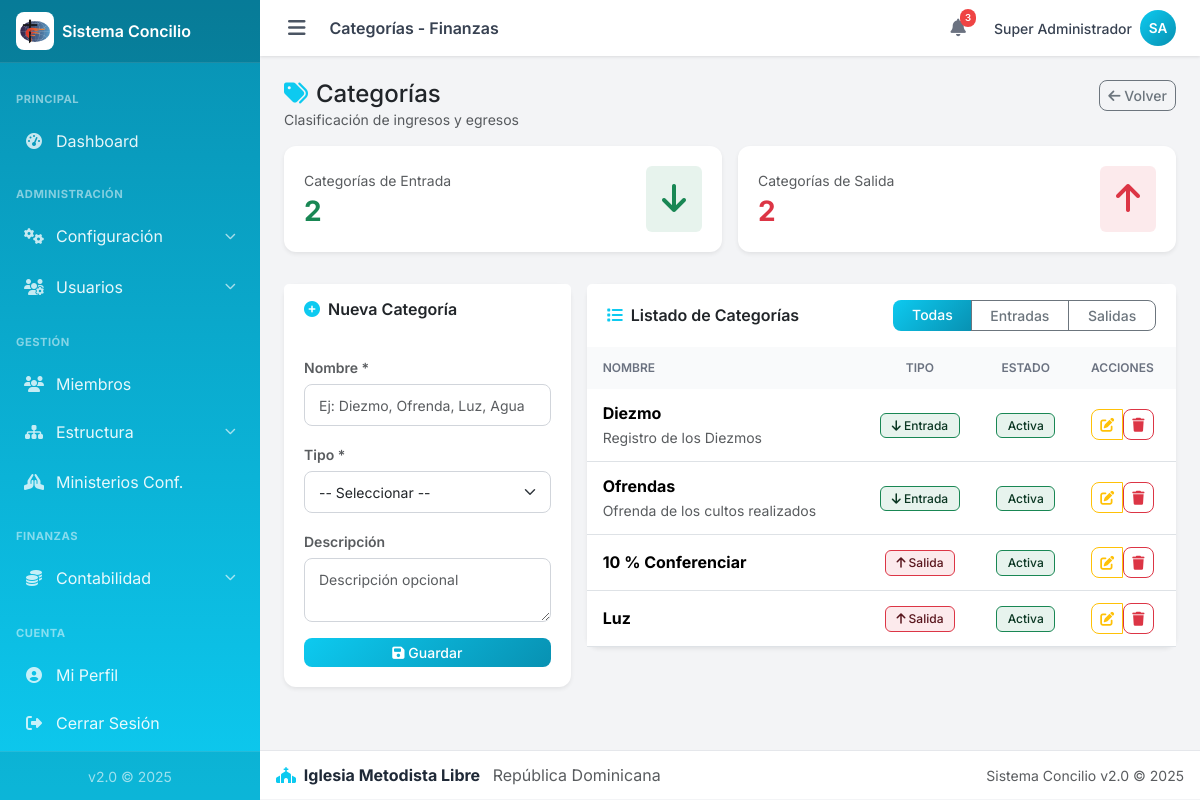
/admin/finanzas/categorias.php?iglesia_id=40 (signed in), run on the app's committed database.
### tables this page shows
CREATE TABLE `fin_categorias` (
  `id` int(11) NOT NULL,
  `id_iglesia` int(11) NOT NULL,
  `nombre` varchar(100) NOT NULL,
  `tipo` enum('ENTRADA','SALIDA') NOT NULL,
  `descripcion` text DEFAULT NULL,
  `activo` tinyint(1) DEFAULT 1,
  `fecha_creacion` timestamp NOT NULL DEFAULT current_timestamp()
);

### admin/finanzas/categorias.php (the view, shortened to what this page needs)
<?php
require_once __DIR__ . '/../includes/header.php';
require_once __DIR__ . '/../../config/config.php';
if ($ROL_NOMBRE === 'super_admin') {
    $iglesia_id = (int)($_GET['iglesia_id'] ?? $_POST['iglesia_id'] ?? 0);
} else {
    $iglesia_id = $IGLESIA_ID;
}
$filtro_tipo = $_GET['tipo'] ?? '';
$categorias = [];
$total_entradas = $total_salidas = 0;
if ($iglesia_id > 0) {
    $sql = "SELECT * FROM fin_categorias WHERE id_iglesia = ?";
    $sql .= " ORDER BY tipo, nombre";
    $stmt = $conexion->prepare($sql);
    if ($filtro_tipo) {
        $stmt->bind_param("is", $iglesia_id, $filtro_tipo);
    } else {
        $stmt->bind_param("i", $iglesia_id);
    }
    $stmt->execute();
    $categorias = $stmt->get_result()->fetch_all(MYSQLI_ASSOC);
    $stmt = $conexion->prepare("SELECT tipo, COUNT(*) as total FROM fin_categorias WHERE id_iglesia = ? GROUP BY tipo");
    $stmt->bind_param("i", $iglesia_id);
    $stmt->execute();
    $conteos = $stmt->get_result();
    while ($cont = $conteos->fetch_assoc()) {
        if ($cont['tipo'] === 'ENTRADA') $total_entradas = (int)$cont['total'];
        if ($cont['tipo'] === 'SALIDA') $total_salidas = (int)$cont['total'];
    }
}
$editar = null;
?>
<div class="row mb-3">
    <div class="col-md-8">
        <h1 class="h4 mb-0 text-dark"><i class="fas fa-tags text-primary me-2"></i>Categorías</h1>
        <p class="text-muted small mb-0">Clasificación de ingresos y egresos</p>
    </div>
    <div class="col-md-4 text-end">
        <a href="index.php?iglesia_id=<?php echo $iglesia_id; ?>" class="btn btn-sm btn-outline-secondary">
            <i class="fas fa-arrow-left"></i> Volver
        </a>
    </div>
</div>
<?php if ($iglesia_id === 0): ?>
    <div class="alert alert-light border">
        <i class="fas fa-info-circle text-primary"></i> Seleccione una iglesia desde el <a href="index.php" class="alert-link">Dashboard</a>.
    </div>
<?php else: ?>
<div class="row g-3 mb-3">
    <div class="col-md-6">
        <div class="card border-0 shadow-sm">
            <div class="card-body">
                <div class="d-flex justify-content-between align-items-center">
                    <div>
                        <p class="text-muted small mb-1">Categorías de Entrada</p>
                        <h3 class="mb-0 fw-bold text-success"><?php echo $total_entradas; ?></h3>
                    </div>
                    <div class="bg-success bg-opacity-10 rounded p-3">
                        <i class="fas fa-arrow-down fa-2x text-success"></i>
                    </div>
                </div>
            </div>
        </div>
    </div>
    <div class="col-md-6">
        <div class="card border-0 shadow-sm">
            <div class="card-body">
                <div class="d-flex justify-content-between align-items-center">
                    <div>
                        <p class="text-muted small mb-1">Categorías de Salida</p>
                        <h3 class="mb-0 fw-bold text-danger"><?php echo $total_salidas; ?></h3>
                    </div>
                    <div class="bg-danger bg-opacity-10 rounded p-3">
                        <i class="fas fa-arrow-up fa-2x text-danger"></i>
                    </div>
                </div>
            </div>
        </div>
    </div>
</div>
<div class="row g-3">
    <div class="col-lg-4">
        <div class="card border-0 shadow-sm">
            <div class="card-header bg-white border-0 py-3">
                <h6 class="mb-0 fw-semibold">
                    <i class="fas fa-<?php echo $editar ? 'edit' : 'plus-circle'; ?> text-primary me-2"></i><?php echo $editar ? 'Editar' : 'Nueva'; ?> Categoría
                </h6>
            </div>
            <div class="card-body">
                <form method="POST">
                    <div class="mb-3">
                        <label class="form-label small fw-semibold text-muted">Nombre *</label>
                        <input type="text" name="nombre" class="form-control form-control-sm" required
                               value="<?php echo $editar ? htmlspecialchars($editar['nombre']) : ''; ?>"
                               placeholder="Ej: Diezmo, Ofrenda, Luz, Agua">
                    </div>
                    <div class="mb-3">
                        <label class="form-label small fw-semibold text-muted">Tipo *</label>
                        <select name="tipo" class="form-select form-select-sm" required>
                            <option value="">-- Seleccionar --</option>
                        </select>
                    </div>
                    <div class="mb-3">
                        <label class="form-label small fw-semibold text-muted">Descripción</label>
                        <textarea name="descripcion" class="form-control form-control-sm" rows="2"
                                  placeholder="Descripción opcional"><?php echo $editar ? htmlspecialchars($editar['descripcion']) : ''; ?></textarea>
                    </div>
                    <div class="d-grid gap-2">
                        <button type="submit" class="btn btn-primary btn-sm">
                            <i class="fas fa-save"></i> <?php echo $editar ? 'Actualizar' : 'Guardar'; ?>
                        </button>
                    </div>
                </form>
            </div>
        </div>
    </div>
    <div class="col-lg-8">
        <div class="card border-0 shadow-sm">
            <div class="card-header bg-white border-0 py-3">
                <div class="row align-items-center">
                    <div class="col-md-6">
                        <h6 class="mb-0 fw-semibold">
                            <i class="fas fa-list text-primary me-2"></i>Listado de Categorías
                        </h6>
                    </div>
                    <div class="col-md-6 mt-2 mt-md-0">
                        <div class="btn-group btn-group-sm w-100" role="group">
                            <a href="categorias.php?iglesia_id=<?php echo $iglesia_id; ?>"
                               class="btn <?php echo !$filtro_tipo ? 'btn-primary' : 'btn-outline-secondary'; ?>">
                                Todas
                            </a>
                            <a href="categorias.php?iglesia_id=<?php echo $iglesia_id; ?>&tipo=ENTRADA"
                               class="btn <?php echo $filtro_tipo === 'ENTRADA' ? 'btn-success' : 'btn-outline-secondary'; ?>">
                                Entradas
                            </a>
                            <a href="categorias.php?iglesia_id=<?php echo $iglesia_id; ?>&tipo=SALIDA"
                               class="btn <?php echo $filtro_tipo === 'SALIDA' ? 'btn-danger' : 'btn-outline-secondary'; ?>">
                                Salidas
                            </a>
                        </div>
                    </div>
                </div>
            </div>
            <div class="card-body p-0">
                <?php if (count($categorias) > 0): ?>
                <div class="table-responsive">
                    <table class="table table-hover table-sm align-middle mb-0">
                        <thead class="table-light">
                            <tr>
                                <th class="border-0 ps-3">Nombre</th>
                                <th class="border-0 text-center">Tipo</th>
                                <th class="border-0 text-center">Estado</th>
                                <th class="border-0 text-center pe-3">Acciones</th>
                            </tr>
                        </thead>
                        <tbody>
                            <?php foreach ($categorias as $cat): ?>
                            <tr>
                                <td class="ps-3">
                                    <strong><?php echo htmlspecialchars($cat['nombre']); ?></strong>
                                    <?php if ($cat['descripcion']): ?>
                                    <br><small class="text-muted"><?php echo htmlspecialchars($cat['descripcion']); ?></small>
                                    <?php endif; ?>
                                </td>
                                <td class="text-center">
                                    <?php if ($cat['tipo'] === 'ENTRADA'): ?>
                                    <span class="badge bg-success bg-opacity-10 text-success border border-success">
                                        <i class="fas fa-arrow-down"></i> Entrada
                                    </span>
                                    <?php else: ?>
                                    <span class="badge bg-danger bg-opacity-10 text-danger border border-danger">
                                        <i class="fas fa-arrow-up"></i> Salida
                                    </span>
                                    <?php endif; ?>
                                </td>
                                <td class="text-center">
                                    <?php if ($cat['activo']): ?>
                                    <span class="badge bg-success bg-opacity-10 text-success border border-success">Activa</span>
                                    <?php else: ?>
                                    <span class="badge bg-secondary bg-opacity-10 text-secondary border border-secondary">Inactiva</span>
                                    <?php endif; ?>
                                </td>
                                <td class="text-center pe-3">
                                    <div class="btn-group btn-group-sm">
                                        <a href="?iglesia_id=<?php echo $iglesia_id; ?>&editar=<?php echo $cat['id']; ?>"
                                           class="btn btn-outline-warning" title="Editar">
                                            <i class="fas fa-edit"></i>
                                        </a>
                                        <form method="POST" class="d-inline" onsubmit="return confirm('¿Eliminar esta categoría?\n\nNOTA: Solo se puede eliminar si no tiene movimientos.');">
                                            <button type="submit" class="btn btn-outline-danger btn-sm" title="Eliminar">
                                                <i class="fas fa-trash"></i>
                                            </button>
                                        </form>
                                    </div>
                                </td>
                            </tr>
                            <?php endforeach; ?>
                        </tbody>
                    </table>
                </div>
                <?php endif; ?>
            </div>
        </div>
    </div>
</div>
<?php endif; ?>
<?php require_once __DIR__ . '/../includes/footer.php'; ?>

### css/custom.css (style rules this page uses)
:root { --primary: #0dcaf0; --primary-dark: #0891b2; --primary-light: #67e8f9; --primary-darker: #0e7490; --success: #10b981; --warning: #f59e0b; --danger: #ef4444; --info: #3b82f6; --gray-50: #f9fafb; --gray-100: #f3f4f6; --gray-200: #e5e7eb; --gray-300: #d1d5db; --gray-400: #9ca3af; --gray-500: #6b7280; --gray-600: #4b5563; --gray-700: #374151; --gray-800: #1f2937; --gray-900: #111827; --sidebar-width: 260px; --navbar-height: 56px; --footer-height: 50px; --shadow-sm: 0 1px 2px rgba(0, 0, 0, 0.05); --shadow: 0 1px 3px rgba(0, 0, 0, 0.1); --shadow-md: 0 4px 6px rgba(0, 0, 0, 0.1); --shadow-lg: 0 10px 15px rgba(0, 0, 0, 0.1); --font-family: 'Inter', -apple-system, BlinkMacSystemFont, sans-serif; }
* { box-sizing: border-box; }
html { scroll-behavior: smooth; -webkit-tap-highlight-color: transparent; }
body { font-family: var(--font-family); background: var(--gray-100); color: var(--gray-800); margin: 0; padding: 0; min-height: 100vh; }
.card { border: none; border-radius: 0.75rem; box-shadow: var(--shadow); background: #fff; margin-bottom: 1rem; }
.card-header { background: #fff; border-bottom: 1px solid var(--gray-200); padding: 1rem 1.25rem; font-weight: 600; border-radius: 0.75rem 0.75rem 0 0; }
.card-body { padding: 1.25rem; }
.table { margin-bottom: 0; }
.table thead th { background: var(--gray-50); border-bottom: 2px solid var(--gray-200); font-weight: 600; font-size: 0.75rem; text-transform: uppercase; color: var(--gray-500); padding: 0.75rem; }
.table td { padding: 0.75rem; vertical-align: middle; }
.btn { font-weight: 500; border-radius: 0.5rem; transition: all 0.2s ease; }
.btn-primary { background: linear-gradient(135deg, var(--primary) 0%, var(--primary-dark) 100%); border: none; }
.form-control, .form-select { border-radius: 0.5rem; border-color: var(--gray-300); padding: 0.6rem 0.875rem; }
.form-label { font-weight: 500; color: var(--gray-700); margin-bottom: 0.375rem; }
.badge { font-weight: 500; padding: 0.35rem 0.65rem; border-radius: 0.375rem; }
.badge.bg-success.bg-opacity-10 { background-color: rgba(25, 135, 84, 0.1) !important; color: #0a3622 !important; border: 1px solid #198754; }
.badge.bg-danger.bg-opacity-10 { background-color: rgba(220, 53, 69, 0.1) !important; color: #58151c !important; border: 1px solid #dc3545; }
.text-primary { color: var(--primary) !important; }
body { overscroll-behavior-y: contain; }
.btn, .nav-link, .card[class*="bg-"] a { -webkit-user-select: none; user-select: none; -webkit-tap-highlight-color: transparent; }

### data on the page
fin_categorias: nombre "Diezmo", descripcion "Registro de los Diezmos", tipo "ENTRADA" (drawn), activo "Activa"
fin_categorias: nombre "Ofrendas", descripcion "Ofrenda de los cultos realizados", tipo "ENTRADA" (drawn), activo "Activa"
fin_categorias: nombre "10 % Conferenciar", tipo "SALIDA" (drawn), activo "Activa"
fin_categorias: nombre "Luz", tipo "SALIDA" (drawn), activo "Activa"

### other printed values
$titulo_pagina "Categorías - Finanzas"
$USUARIO_NOMBRE "Super Administrador"
$iniciales "SA"
$total_entradas "2"
$total_salidas "2"
